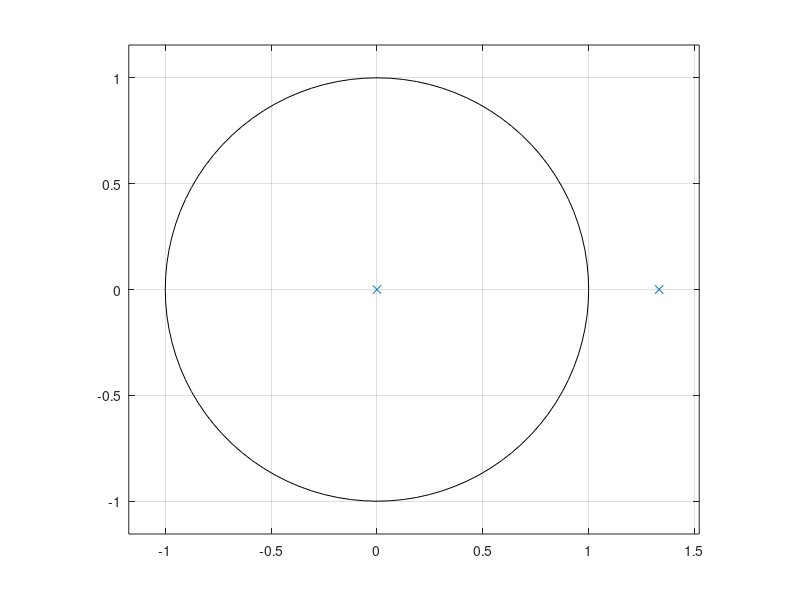

This chart was generated by the following MATLAB code: (Note: this script raises an error after producing the figure.)
%% Marwin B. Alejo   2020-20221   EE274_ProgEx03
% Also accessible through
% <http://www.github.com/soymarwin/ee274/EE274_ProgEx03>.

%% A. The Bilateral Z-Transform

%% $(a) \ \ x(n) = (\frac{4}{3})^n u(1-n)$
% *Manual Solution*
%%
% $x(n) = (\frac{4}{3})^n u(-n+1)$
%%
% $X(z) = \sum_{n=-\infty}^{\infty} x(n)z^{-n}$
%%
% $X(z) = \sum_{n=-\infty}^{\infty} (\frac{4}{3})^n u(-n+1)z^{-n}$
%%
% $Let \ k=-n+1 \ and \ n=1-k$
%%
% $X(z) = \sum_{n=-\infty}^{\infty} (\frac{4}{3})^{1-k} u(k)z^{k-1}$
%%
% $X(z) = \sum_{n=0}^{\infty} (\frac{4}{3}) \cdot ((\frac{4}{3})^{-1})^{k} \cdot ((1/z)^{-1})^{k} \cdot z^{-1}$
%%
% $X(z) = (\frac{4z^{-1}}{3}) \ \sum_{n=0}^{\infty} (\frac{3}{4z^{-1}})^{k}$
%%
% $X(z) = {(\frac{4z^{-1}}{3}) \cdot (\frac{1}{1 - \frac{3}{4z^{-1}}}), \ 0 \ < \ \mid {z} \mid \ < \ \frac{4}{3}}$
%%
% $or \ X(z) ={\frac{16z^{-2}}{-9+12z^{-1}}, \ 0 \ < \ \mid {z} \mid \ < \ \frac{4}{3}}$
%%
% $or \ X(z) ={\frac{-16z^{-2}}{9-12z^{-1}}, \ 0 \ < \ \mid {z} \mid \ < \ \frac{4}{3}}$

%%
% *z-plane for 1.(a)*
A1_a_a=[-9, 12, 0];
A1_a_b=[0, 0, -16];
zplane(A1_a_b,A1_a_a);

%%
% *Verification of z-transform v. original sequence with first 8-coef.*
[delta,n]= impseq(0,0,7);
A_a_Xz=filter(A1_a_b,A1_a_a,delta) %A_a_Xz is z-transform sequence
A_a_Xn=[(4/3).^n].*stepseq(1,0,7) %A_a_Xn is the original sequence

%%
% *Therefore, based on coef values generated from X(z) and x(n),
% the z-transform for sequence(a) is correct.*

%% $(b) \ \ x(n) = 2^{- \mid {n} \mid} + (\frac{1}{3})^{\mid {n} \mid}$
%%
% $X(z) = \sum_{n=0}^{\infty} 2^{-n}z^{-n} + \sum_{n=0}^{\infty} (\frac{1}{3})^{n}z^{-n}$
%%
% $X(z) = \sum_{n=0}^{\infty} (\frac{z^{-1}}{2})^{n} + \sum_{n=0}^{\infty} (\frac{z^{-1}}{3})^{n}$
%%
% $X(z) = \frac{1}{1-\frac{z^{-1}}{2}}+\frac{1}{1-\frac{z^{-1}}{3}}$
%%
% $X(z) = \frac{2}{2-z^{-1}}+\frac{3}{3-z^{-1}}$
%%
% $X(z) = \frac{12-5z^{-1}}{(2-z^{-1})(3-z^{-1})},\ \frac{1}{3}\ < \ \mid z \mid \ < \ \frac{1}{2}$
%%
% $or X(z) = \frac{12-5z^{-1}}{6-5z^{-1}+z^{-2}},\ \frac{1}{3}\ < \ \mid z \mid \ < \ \frac{1}{2}$

% 
%%
% *z-plane for 1.(b)*
A1_b_a=[6 -5 1];
A1_b_b=[12 -5 0];
zplane(A1_b_b,A1_b_a);

%%
% *Verification of z-transform v. original sequence with first 8-coef.*
[delta,n]= impseq(0,0,7);
A_b_Xz=filter(A1_b_b,A1_b_a,delta) %A_b_Xz is z-transform sequence
A_b_Xn=((2).^(-abs(n)))+((1/3).^(abs(n))) %A_b_Xn is the original sequence

%%
% *Therefore, based on coef values generated from X(z) and x(n),
% the z-transform for sequence(b) is correct.* 